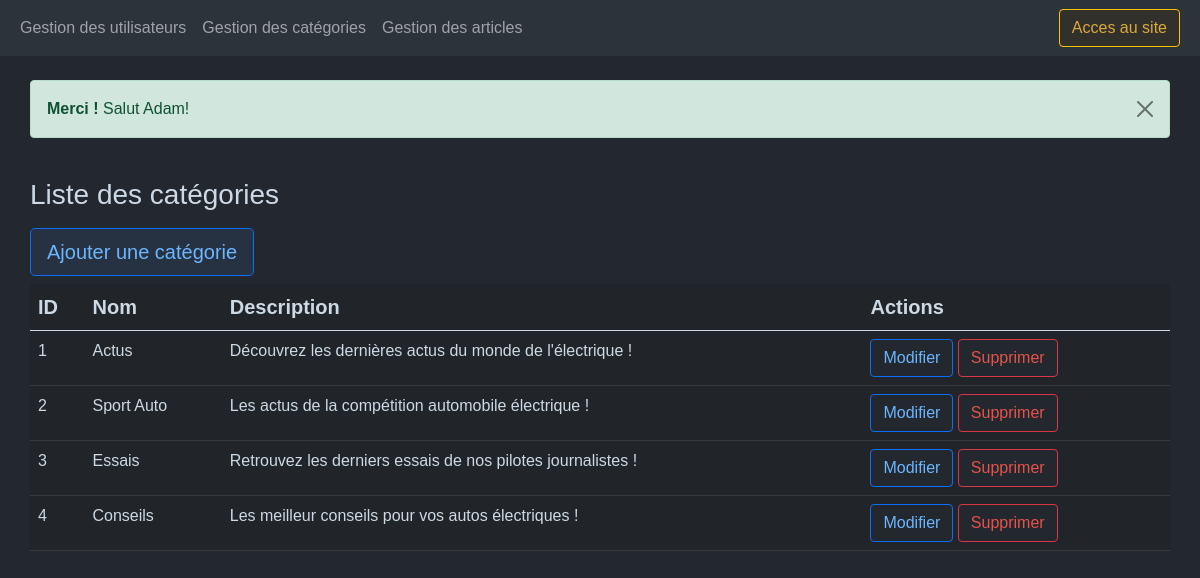
Screenshot of /admin/index.php?page=categories&action=list (signed in) with the database file from the repository.
### tables this page shows
CREATE TABLE `categories` (
  `id` int(11) NOT NULL,
  `name` varchar(256) NOT NULL,
  `description` text,
  `img` varchar(256) NOT NULL
);

### admin/index.php (called while the page is built, shortened)
<?php
	if(isset($_GET['page'])){
		$page = $_GET['page'];
		switch ($page){
			case 'categories':
				require_once('controllers/categoriesController.php');
				break;
		}
	}
	else {
		$page = "";
		require_once('controllers/indexController.php');
	}
	require_once('layouts/admin.php');
?>

### models/Category.php (called while the page is built, shortened)
<?php
  function getAllCategories(){
    $db = $GLOBALS['db'];
    $query = $db->query("SELECT *
    FROM categories");
    return 	$query->fetchAll();
  }
?>

### admin/controllers/categoriesController.php (called while the page is built, shortened)
<?php
  require_once ('../models/Category.php');
  $action = $_GET['action'];
  if ($action == 'list') {
    $categories = getAllCategories();
  }
  else{
    header('Location: ../index.php?page=404');
    exit;
  }
?>

### admin/views/categoriesListView.php (the view)
<br><h3>Liste des catégories</h3>
<table class="table table-dark table-hover caption-top">
	<caption><a class="btn btn-lg btn-outline-primary" href="index.php?page=categories&action=new">Ajouter une catégorie</a></caption>
	<thead class="sticky-top">
		<tr>
			<th class="sticky-top">ID</th>
			<th class="sticky-top">Nom</th>
			<th class="sticky-top">Description</th>
			<th class="sticky-top">Actions</th>
		</tr>
	</thead>
	<tbody>
	<?php foreach($categories as $category): ?>
		<tr>
			<td><?= $category['id'];?></td>
			<td><?= $category['name'];?></td>
			<td><?= $category['description'];?></td>
			<td>
				<a class="btn btn-primary" href="index.php?page=categories&action=edit&id=<?=$category['id'];?>">Modifier</a>
				<a class="btn btn-danger" href="index.php?page=categories&action=delete&id=<?=$category['id'];?>">Supprimer</a>
			</td>
		</tr>
	<?php endforeach; ?>
	</tbody>
</table>

### assets/css/admin.css (style rules this page uses)
body { font-family: "Montserrat", sans-serif; background-color: #23272e; color: #cdd9e5 !important; }
table { color: #cdd9e5 !important; }
thead { font-size: 20px; }
tr { font-weight: 400; }
.btn-outline-primary { color: #6cb6ff !important; background-color: #263141; }
.btn-primary { color: #6cb6ff !important; background-color: #23272e; }
.btn-danger { color: #e5534b !important; background-color: #23272e; }

### rows the page displays
categories: id "1", name "Actus", description "Découvrez les dernières actus du monde de l'électrique !"
categories: id "2", name "Sport Auto", description "Les actus de la compétition automobile électrique !"
categories: id "3", name "Essais", description "Retrouvez les derniers essais de nos pilotes journalistes !"
categories: id "4", name "Conseils", description "Les meilleur conseils pour vos autos électriques !"

### other values shown
$_SESSION['message'] "Salut Adam!"
